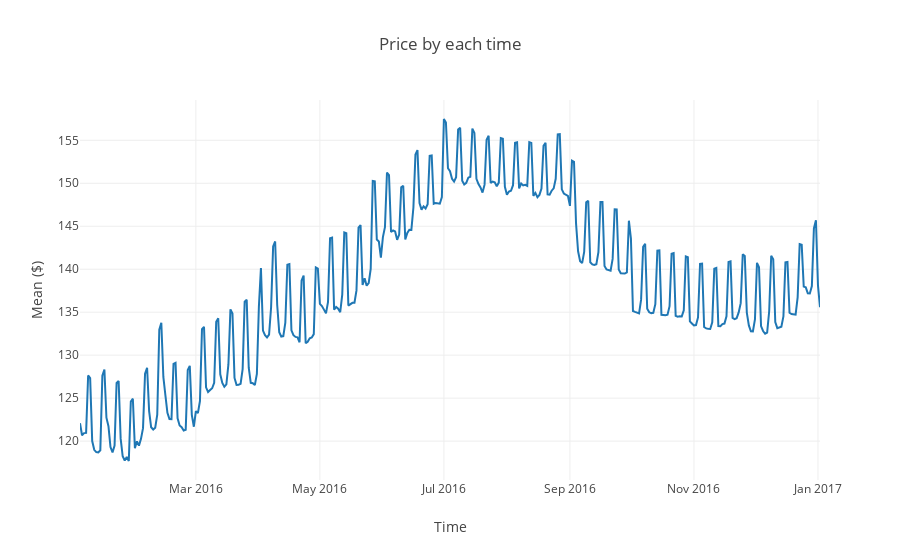

Notebook code for this chart:
### Code cell
# To view interactive plots, click link below : 
# https://nbviewer.jupyter.org/github/ntmai03/Airbnb/blob/master/AirbnbTimeSeriesAnalysis.ipynb

trace1 = go.Scatter(
    x = df1.index,
    y = df1["Average"]
)
data = [trace1]
layout = go.Layout(
    title = "Price by each time",
    xaxis  = dict(title = "Time"),
    yaxis = dict(title = "Mean ($)")
)

fig1 = go.Figure(data = data, layout = layout)
offline.iplot(fig1)

### Figure 1 — Plotly figure (JSON) as saved in the notebook; plotly's stock layout.template omitted (floating-point values rounded to 4 significant figures; data arrays with more than 128 entries replaced by an {"elided": "..."} marker saying what was removed)
{"data": [{"type": "scatter", "uid": "503ced88-2f8b-4a26-a7a4-1ea0992f73eb", "x": {"elided": "365 str values"}, "y": {"elided": "365 float values"}}], "layout": {"title": {"text": "Price by each time"}, "xaxis": {"title": {"text": "Time"}}, "yaxis": {"title": {"text": "Mean ($)"}}}}
